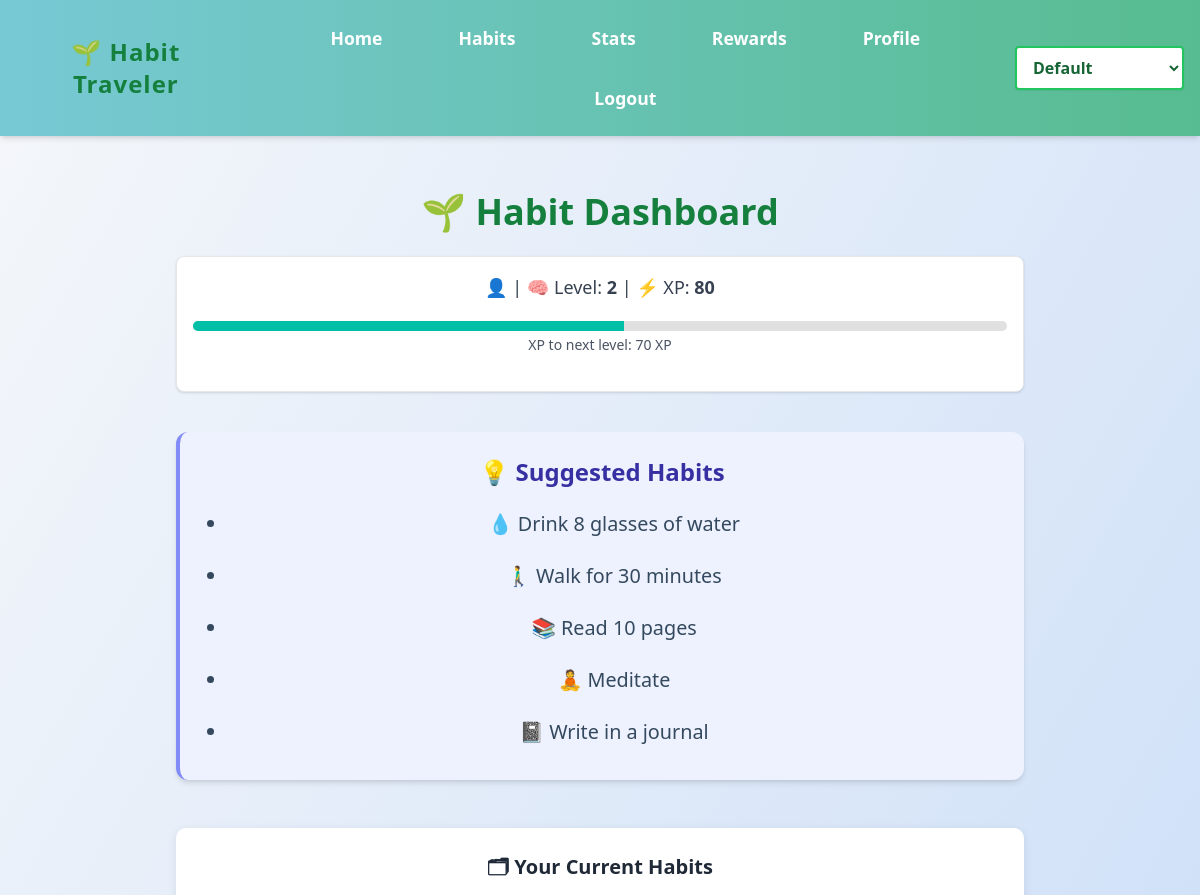
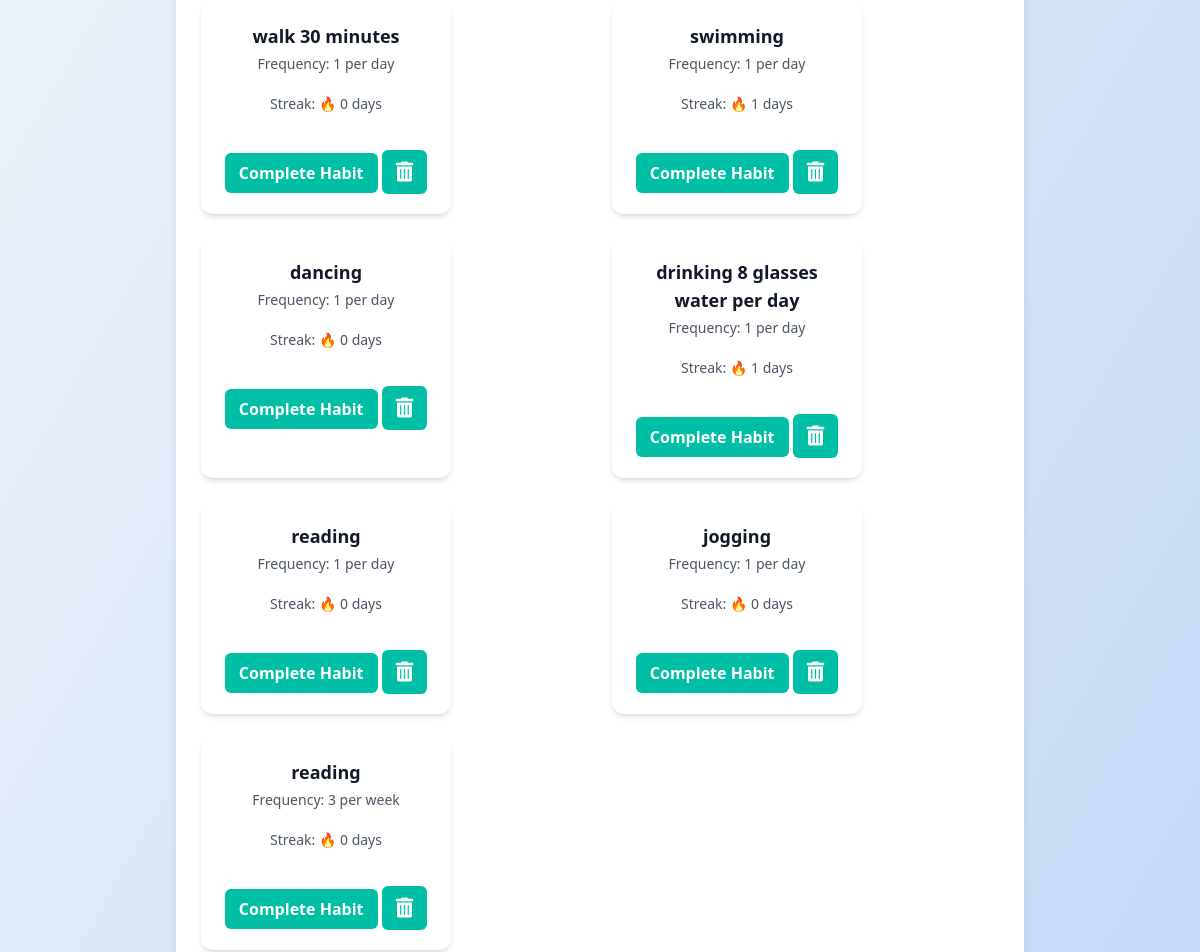
Before: /habits (signed in, upper part) with the older database file (2 pictures, top to bottom).
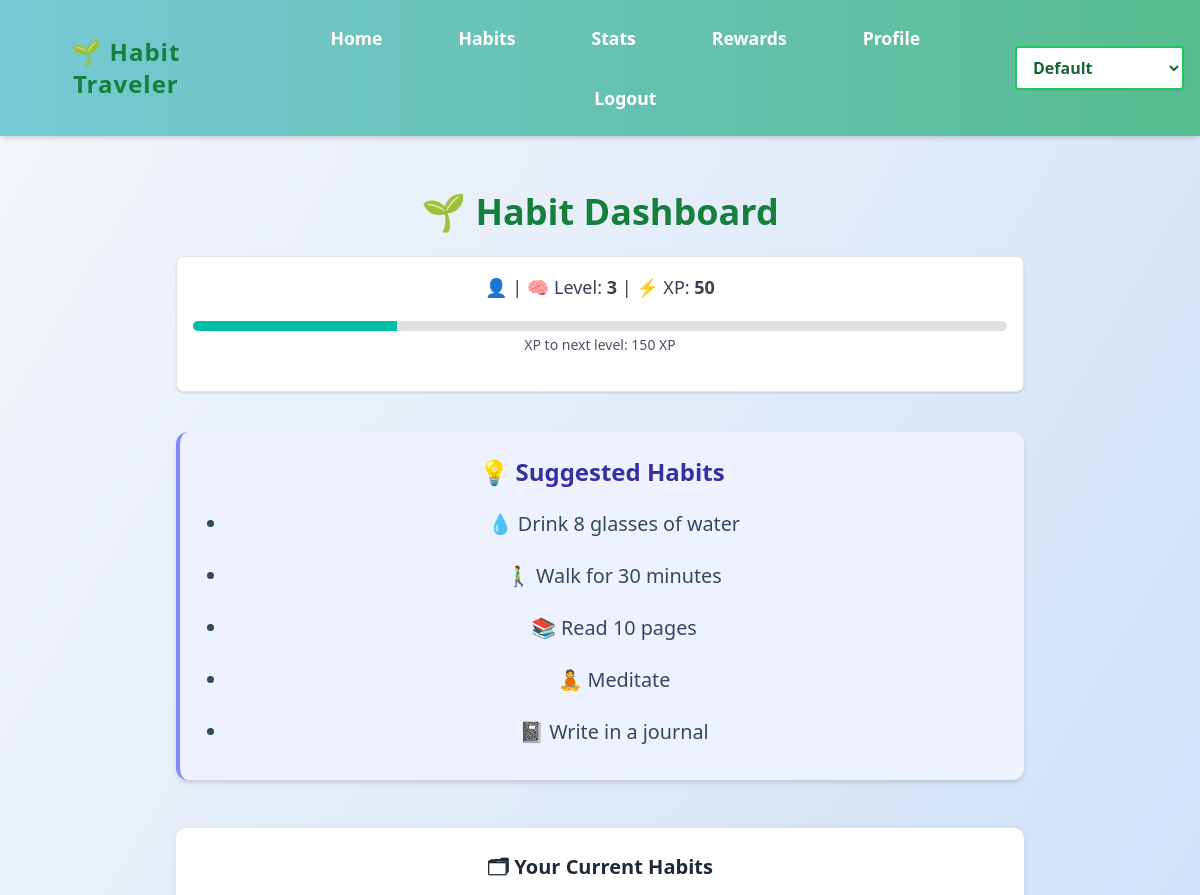
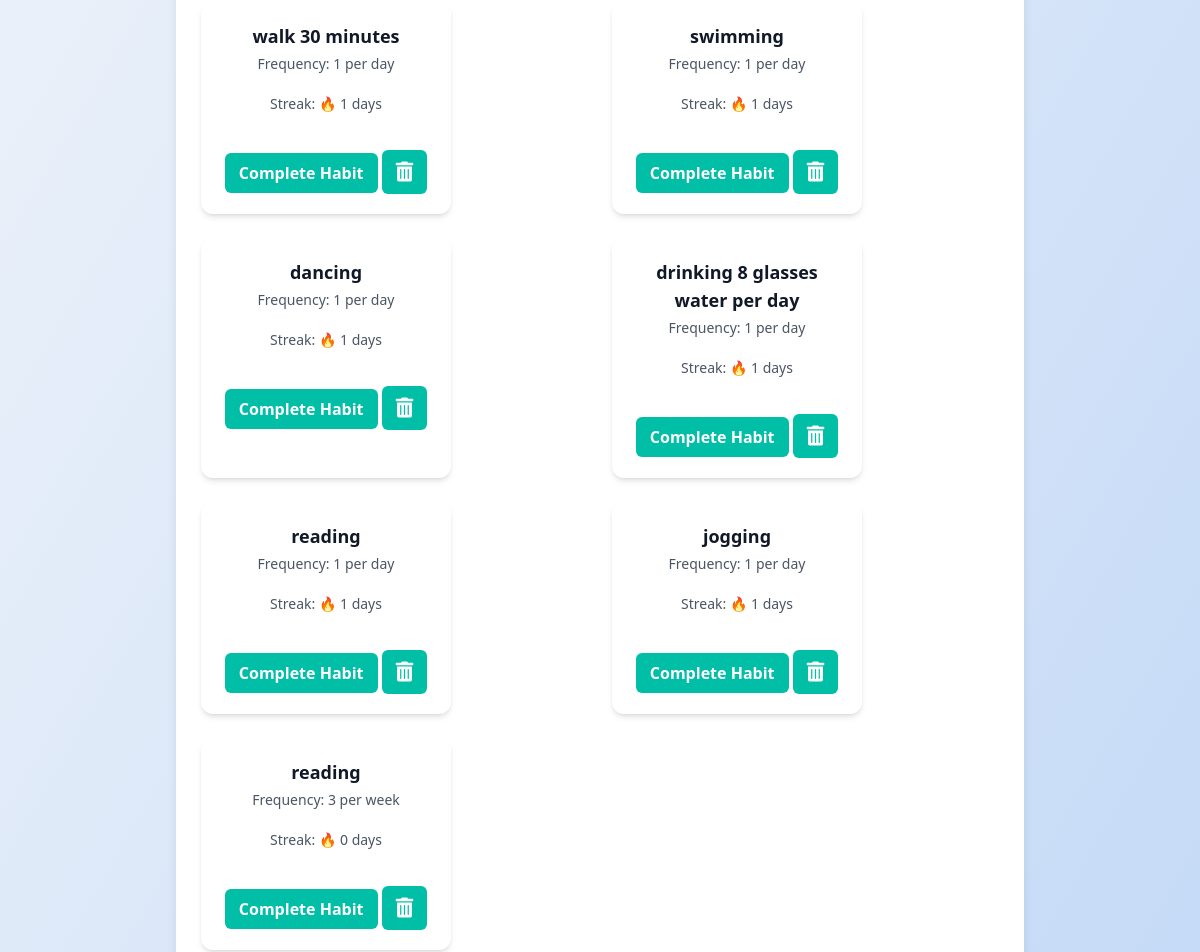
After: the same page with the newer database file (2 pictures, top to bottom).
### app.py (models this page shows)
class User(db.Model):
    id = db.Column(db.Integer, primary_key=True)
    email = db.Column(db.String(150), unique=True, nullable=False)
    name = db.Column(db.String(150), unique=True, nullable=True)
    password = db.Column(db.String(200), nullable=False)
    xp = db.Column(db.Integer, default=0)
    level = db.Column(db.Integer, default=1)
    birthday = db.Column(db.Date, nullable=True)
    age = db.Column(db.Integer, nullable=True)
    description = db.Column(db.String(500), nullable=True)
    avatar = db.Column(db.String(200), nullable=True)

class Habit(db.Model):
    id = db.Column(db.Integer, primary_key=True)
    user_id = db.Column(db.Integer, db.ForeignKey('user.id'), nullable=False)
    name = db.Column(db.String(150), nullable=False)
    target_frequency = db.Column(db.Integer, nullable=True)
    frequency_period = db.Column(db.String(10), nullable=True)
    reminder_time = db.Column(db.Time, nullable=True)
    user = db.relationship('User', backref='habits')
    last_reminder_sent = db.Column(DateTime, nullable=True)

### app.py (the view)
@app.route('/habits')
def habits():
    if 'user_id' not in session:
        return redirect(url_for('login'))
    user_id = session['user_id']
    name = session.get('name')
    user = User.query.get(user_id)
    xp_needed = 100 + (user.level - 1) * 50
    progress_percent = int((user.xp / xp_needed) * 100) if xp_needed > 0 else 0
    progress_class = f"w-[{progress_percent}%]"
    user_habits = Habit.query.filter_by(user_id=user_id).all()
    habits_with_data = []
    for habit in user_habits:
        completions_query = HabitCompletion.query.filter_by(habit_id=habit.id, user_id=user_id)
        if habit.frequency_period == 'day':
            start_date = date.today()
        elif habit.frequency_period == 'week':
            start_date = date.today() - timedelta(days=date.today().weekday())
        elif habit.frequency_period == 'month':
            start_date = date.today().replace(day=1)
        completions = completions_query.filter(HabitCompletion.date >= start_date).count()
        habits_with_data.append({
            'id': habit.id,
            'name': habit.name,
            'streak': completions,
            'goal': habit.target_frequency,
            'period': habit.frequency_period,
            'on_track': completions >= habit.target_frequency
        })
    return render_template('habit.html',
                           habits=habits_with_data,
                           name=name,
                           user=user,
                           xp_needed=xp_needed,
                           progress_class=progress_class)

### templates/habit.html (shortened to what this page needs)
{% extends "base.html" %}
{% block content %}
<div class="max-w-4xl mx-auto p-6">
    <h2 class="text-4xl font-extrabold mb-6 text-center text-green-700">🌱 Habit Dashboard</h2>
    <div class="bg-white p-4 rounded-lg shadow mb-10 text-center border border-gray-200">
        <p class="text-lg text-gray-700 font-medium">
            👤 <strong>{{ username }}</strong> | 🧠 Level: <strong>{{ user.level }}</strong> | ⚡ XP: <strong>{{ user.xp }}</strong>
        </p>
       <div class="progress-bar">
            <div class="progress-bar-fill {{ progress_class }}"></div>
       </div>
        <p class="text-sm text-gray-600 mt-1">XP to next level: {{ xp_needed - user.xp }} XP</p>
    </div>
    <section class="mb-12 bg-indigo-50 p-6 rounded-xl border-l-4 border-indigo-400 shadow-md">
        <h3 class="text-2xl font-bold text-indigo-800 mb-3">💡 Suggested Habits</h3>
        <ul class="list-disc pl-6 text-gray-700 space-y-1 text-lg">
            <li>💧 Drink 8 glasses of water</li>
            <li>🚶‍♂ Walk for 30 minutes</li>
            <li>📚 Read 10 pages</li>
            <li>🧘 Meditate</li>
            <li>📓 Write in a journal</li>
        </ul>
    </section>
    <section class="mb-10">
        <h3 class="text-xl font-semibold text-gray-800 mb-4">🗂 Your Current Habits</h3>
        {% if habits %}
            <div class="habits-container grid gap-6 sm:grid-cols-2">
                {% for habit in habits %}
                    <div class="habit-card p-5 rounded-xl shadow-md transition">
                        <h4 class="text-lg font-bold text-gray-900">{{ habit.name }}</h4>
                        <p class="text-gray-600 text-sm mt-1">Frequency: {{ habit.goal }} per {{ habit.period }}</p>
                        <p class="text-gray-600 text-sm">Streak: 🔥 {{ habit.streak }} days</p>
                        <form action="{{ url_for('complete_habit', habit_id=habit.id) }}" method="post" style="display:inline;">
                       <button type="submit" class="complete-habit-btn mt-4">
                           Complete Habit
                       </button>
                        </form>
                        <form action="{{ url_for('delete_habit', habit_id=habit.id) }}" method="post" style="display:inline;">
                            <button
                                type="submit"
                                class="bg-red-500 hover:bg-red-600 text-white p-3 rounded-full mt-4 transition duration-300 focus:outline-none">
                                <i class="fas fa-trash-alt text-xl"></i>
                            </button>
                        </form>
                    </div>
                {% endfor %}
            </div>
        {% else %}
            <div class="bg-yellow-50 border-l-4 border-yellow-400 text-yellow-800 p-4 rounded">
                <p>You haven’t added any habits yet. Start your first quest!</p>
            </div>
        {% endif %}
    </section>
</div>
{% endblock %}

Changed rows visible on the page:
changed User: level "2" → "3"; xp "80" → "50"; xp_needed-user.xp "70" → "150"
computed for Habit "walk 30 minutes": streak "0" → "1"
computed for Habit "dancing": streak "0" → "1"
computed for Habit (number 5 of 7 on the later page): streak "0" → "1"
computed for Habit "jogging": streak "0" → "1"
